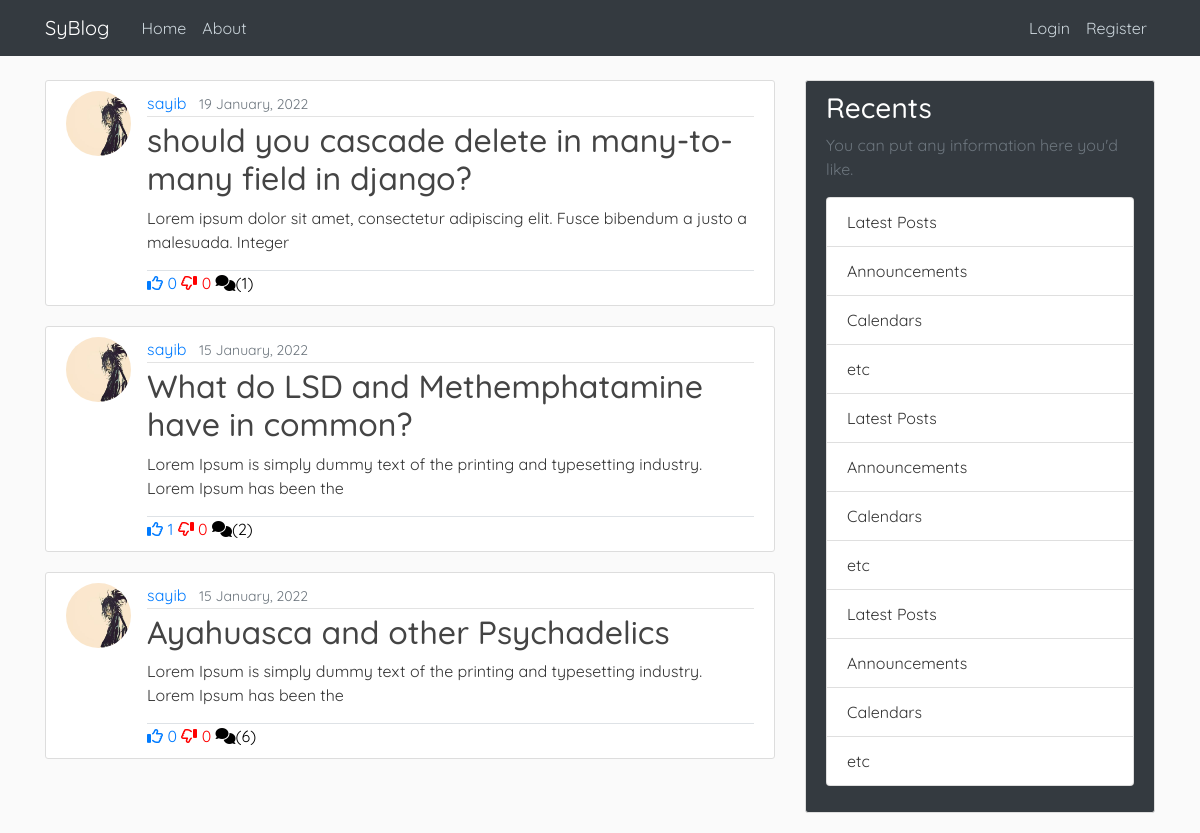
/, run on an earlier commit of the app's database.
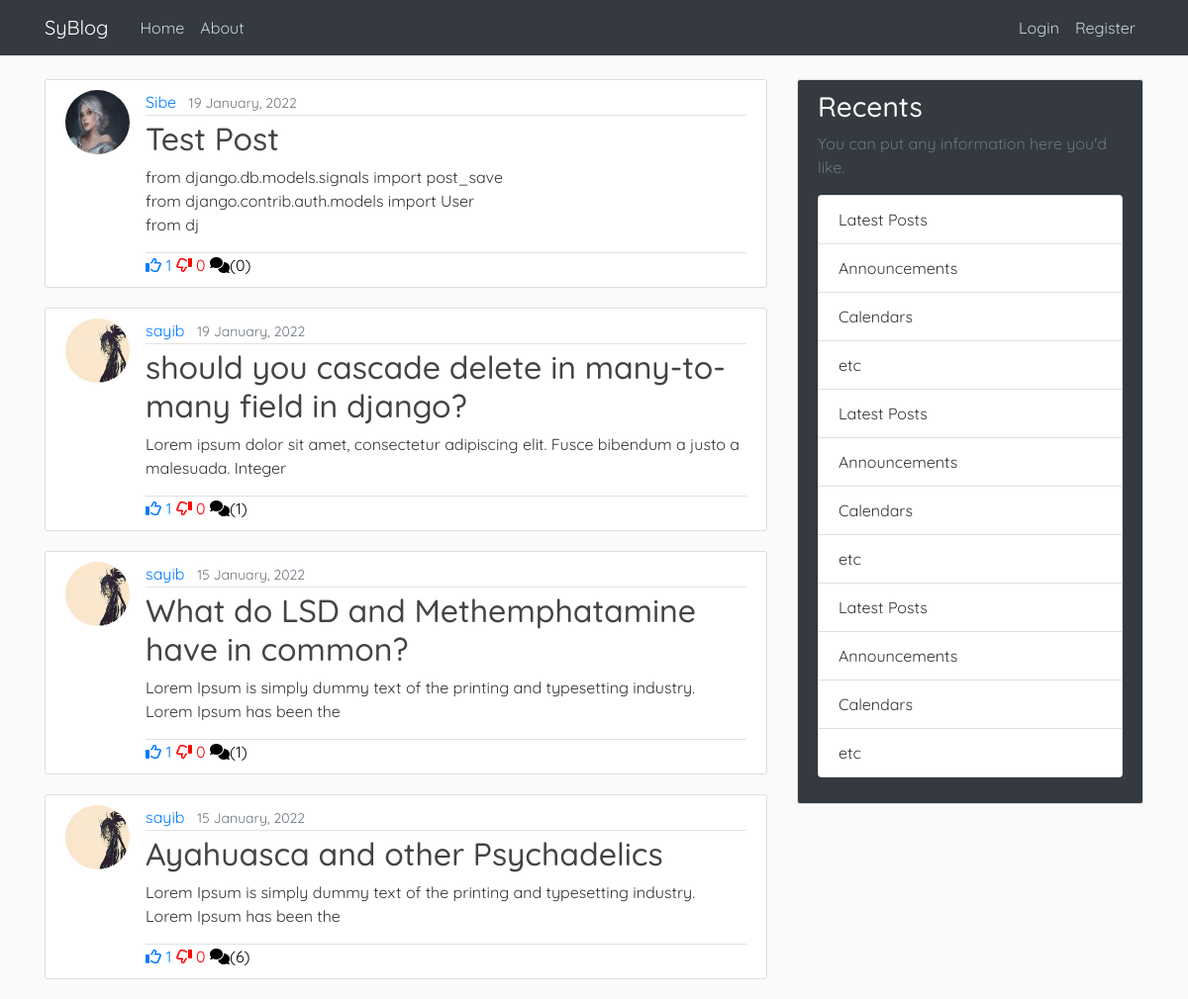
And on a later commit of the database.
### blog/models.py (models this page shows, shortened)
class Post(models.Model):
    title = models.CharField(max_length=100)
    content = models.TextField()
    date_posted = models.DateTimeField(default=timezone.now)
    author = models.ForeignKey(User, on_delete=models.CASCADE)
    likes = models.ManyToManyField(User, related_name="blog_likes")
    dislikes = models.ManyToManyField(User, related_name="blog_dislikes")
    def snippet(self):
        return self.content[:100]
    def likes_count(self):
        return self.likes.count()
    def dislikes_count(self):
        return self.dislikes.count()

### users/models.py (models this page shows, shortened)
class Profile(models.Model):
    user = models.OneToOneField(User, on_delete=models.CASCADE)
    image = models.ImageField(default = "default.jpg", upload_to='profile_pics')

### blog/views.py (the view)
# urls.py: path('', PostListView.as_view(), name="blog-home"),
class PostListView(ListView):
    model = Post
    template_name = "blog/home.html"
    context_object_name = 'posts'
    ordering = ['-date_posted']

### friend/context_processors.py (called while the page is built)
def requests_to_base(requests):
    receivers = dict(Counter([req.receiver for req in FriendRequest.objects.all()]))
    return {'receivers': receivers}

### blog/templates/blog/home.html
{% extends 'blog/base.html' %}
{% block content %}
    {% for post in posts %}
        <article class="media content-section">
            <img class="rounded-circle article-img" src="{{post.author.profile.image.url}}" >
            <div class="media-body">
                <div class="article-metadata">
                    <a class="mr-2" href="{% url 'user_display' post.author.id %}">{{ post.author }}</a>
                    <small class="text-muted">{{ post.date_posted|date:"d F, Y" }}</small>
                </div>
                <h2><a class="article-title" href="{% url 'post-detail' post.id%}">{{ post.title }}</a></h2>
                <p class="article-content">{{ post.snippet }}</p>
                <div class="border-top">
                    <a class="like-btn"  style="text-decoration:none" disabled><i class="fa-regular fa-thumbs-up"></i> {{post.likes_count}}</a>
                    <a class="like-btn"  style="text-decoration:none; color:red" disabled><i class="fa-regular fa-thumbs-down fa-flip-horizontal"></i> {{post.dislikes_count}}</a>
                    <a style="text-decoration:none; color:black" disabled><i class="fas fa-comments"></i>({{post.comments.all.count}})</a>
                </div>
            </div>
        </article>
    {% endfor %}
{% endblock content %}

What changed in the data, as far as the page shows it:
added Post: author.profile.image (placeholder picture), author "Sibe", date_posted "19 January, 2022", title "Test Post", snippet "from django.db.models.signals import post_save from django.contrib.auth.models import User from dj", likes_count "1", dislikes_count "0", comments.all.count "0"
computed for Post "should you cascade delete in many-to-many field in django?": likes_count "0" → "1"
computed for Post "What do LSD and Methemphatamine have in common?": comments.all.count "2" → "1"
computed for Post "Ayahuasca and other Psychadelics": likes_count "0" → "1"
